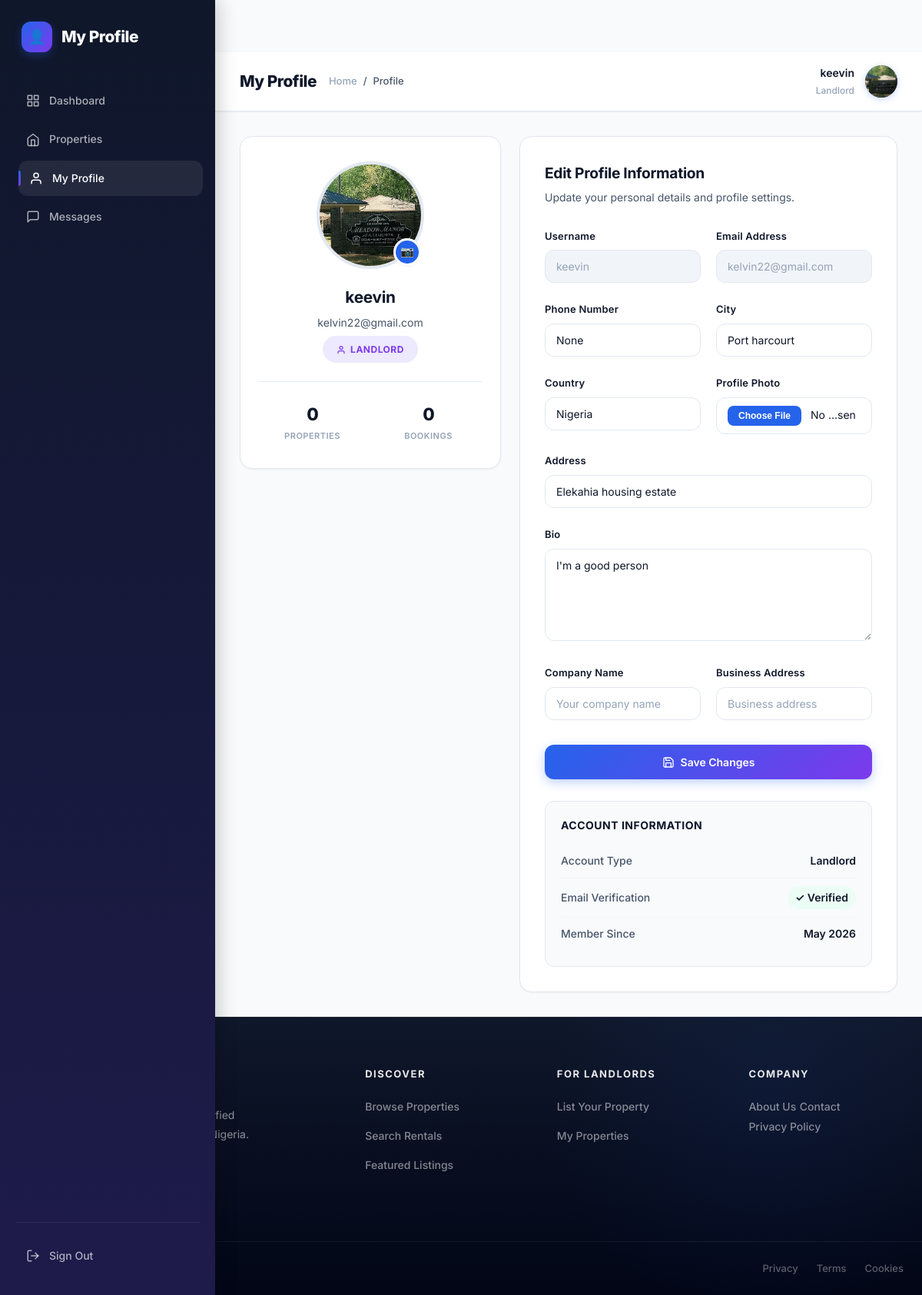
The app's page /accounts/profile/ (signed in) with its own data.
### accounts/models.py (models this page shows, shortened)
class User(AbstractUser):
    USER_TYPE_CHOICES = (
        ('tenant', 'Tenant'),
        ('landlord', 'Landlord'),
    )
    user_type = models.CharField(max_length=10, choices=USER_TYPE_CHOICES)
    email = models.EmailField(unique=True)
    phone = models.CharField(max_length=15, blank=True, null=True)
    is_verified = models.BooleanField(default=False)
    is_landlord = models.BooleanField(default=False)
    USERNAME_FIELD = 'email'
    REQUIRED_FIELDS = ['username']

class Profile(models.Model):
    user = models.OneToOneField(
        'accounts.User',           # ← String reference
        on_delete=models.CASCADE
    )
    avatar = models.ImageField(upload_to='avatars/', blank=True, null=True)
    address = models.CharField(max_length=255, blank=True)
    city = models.CharField(max_length=100, blank=True)
    country = models.CharField(max_length=100, default='Nigeria')
    bio = models.TextField(blank=True)
    is_landlord = models.BooleanField(default=False)
    company_name = models.CharField(max_length=255, blank=True)
    business_address = models.CharField(max_length=255, blank=True)
    created_at = models.DateTimeField(auto_now_add=True)

### accounts/views.py (the view, shortened to what this page needs)
# urls.py: path('profile/', views.profile_view, name='profile'),
@login_required
def profile_view(request):
    profile, created = Profile.objects.get_or_create(user=request.user)
    return render(request, 'accounts/profile.html', {'profile': profile})

### listings/context_processors.py (called while the page is built)
def pending_bookings_count(request):
    count = 0
    if request.user.is_authenticated and getattr(request.user, 'user_type', None) == 'landlord':
        count = Booking.objects.filter(
            property__owner=request.user,
            status='pending'
        ).count()
    return {'pending_bookings_count': count}

### accounts/templates/accounts/profile.html (shortened to what this page needs)
{% extends 'accounts/base.html' %}
{% block content %}
<div class="layout">
    <div class="sidebar" id="sidebar">
        <div class="sidebar-brand">
            <div class="sidebar-brand-icon">👤</div>
            <h2>My Profile</h2>
        </div>
        <nav class="sidebar-nav">
            {% if request.user.user_type == 'tenant' %}
                <a href="{% url 'accounts:tenant_dashboard' %}">
                    <svg width="18" height="18" viewBox="0 0 24 24" fill="none" stroke="currentColor" stroke-width="2" stroke-linecap="round" stroke-linejoin="round">
                        <rect x="3" y="3" width="7" height="7"></rect>
                        <rect x="14" y="3" width="7" height="7"></rect>
                        <rect x="14" y="14" width="7" height="7"></rect>
                        <rect x="3" y="14" width="7" height="7"></rect>
                    </svg>
                    Dashboard
                </a>
            {% else %}
                <a href="{% url 'accounts:landlord_dashboard' %}">
                    Dashboard
                </a>
            {% endif %}
            <a href="{% url 'listings:property_list' %}">
                <svg width="18" height="18" viewBox="0 0 24 24" fill="none" stroke="currentColor" stroke-width="2" stroke-linecap="round" stroke-linejoin="round">
                    <path d="M3 9l9-7 9 7v11a2 2 0 0 1-2 2H5a2 2 0 0 1-2-2z"></path>
                    <polyline points="9 22 9 12 15 12 15 22"></polyline>
                </svg>
                Properties
            </a>
            <a href="{% url 'accounts:profile' %}" class="active">
                <svg width="18" height="18" viewBox="0 0 24 24" fill="none" stroke="currentColor" stroke-width="2" stroke-linecap="round" stroke-linejoin="round">
                    <path d="M20 21v-2a4 4 0 0 0-4-4H8a4 4 0 0 0-4 4v2"></path>
                    <circle cx="12" cy="7" r="4"></circle>
                </svg>
                My Profile
            </a>
            <a href="{% url 'listings:conversations' %}">
                <svg width="18" height="18" viewBox="0 0 24 24" fill="none" stroke="currentColor" stroke-width="2" stroke-linecap="round" stroke-linejoin="round">
                    <path d="M21 15a2 2 0 0 1-2 2H7l-4 4V5a2 2 0 0 1 2-2h14a2 2 0 0 1 2 2z"></path>
                </svg>
                Messages
            </a>
        </nav>
        <div class="sidebar-footer">
            <a href="{% url 'accounts:logout' %}">
                <svg width="18" height="18" viewBox="0 0 24 24" fill="none" stroke="currentColor" stroke-width="2" stroke-linecap="round" stroke-linejoin="round">
                    <path d="M9 21H5a2 2 0 0 1-2-2V5a2 2 0 0 1 2-2h4"></path>
                    <polyline points="16 17 21 12 16 7"></polyline>
                    <line x1="21" y1="12" x2="9" y2="12"></line>
                </svg>
                Sign Out
            </a>
        </div>
    </div>
    <div class="main">
        <div class="topbar">
            <div class="topbar-left">
                <h3>My Profile</h3>
                <div class="breadcrumb">
                    <a href="/">Home</a>
                    <span>/</span>
                    <span>Profile</span>
                </div>
            </div>
            <div class="user-box">
                <div class="user-info">
                    <strong>{{ request.user.username }}</strong>
                    <p>{{ request.user.user_type|title }}</p>
                </div>
                <div class="avatar-small">
                    {% if profile.avatar %}
                        <img src="{{ profile.avatar.url }}" alt="{{ request.user.username }}">
                    {% else %}
                        {{ request.user.username|first|upper }}
                    {% endif %}
                </div>
            </div>
        </div>
        <div class="content">
            <div class="profile-wrapper">
                <div class="profile-left">
                    {% if profile.avatar %}
                        <div class="profile-avatar-wrapper">
                            <div class="profile-avatar">
                                <img src="{{ profile.avatar.url }}" alt="{{ request.user.username }}">
                            </div>
                            <label for="avatarInput" class="edit-avatar">📷</label>
                        </div>
                    {% else %}
                        <div class="default-avatar">
                            {{ request.user.username|first|upper }}
                        </div>
                    {% endif %}
                    <h2>{{ request.user.username }}</h2>
                    <p class="email">{{ request.user.email }}</p>
                    <span class="role-badge {{ request.user.user_type }}">
                        <svg width="12" height="12" viewBox="0 0 24 24" fill="none" stroke="currentColor" stroke-width="2.5" stroke-linecap="round" stroke-linejoin="round">
                            <path d="M20 21v-2a4 4 0 0 0-4-4H8a4 4 0 0 0-4 4v2"></path>
                            <circle cx="12" cy="7" r="4"></circle>
                        </svg>
                        {{ request.user.user_type|title }}
                    </span>
                    <div class="profile-stats">
                        <div class="profile-stat">
                            <div class="stat-value">0</div>
                            <div class="stat-label">Properties</div>
                        </div>
                        <div class="profile-stat">
                            <div class="stat-value">0</div>
                            <div class="stat-label">Bookings</div>
                        </div>
                    </div>
                </div>
                <div class="profile-right">
                    <div class="section-title">
                        <h3>Edit Profile Information</h3>
                        <p>Update your personal details and profile settings.</p>
                    </div>
                    <form method="POST" enctype="multipart/form-data">
                        <div class="form-grid">
                            <div class="form-group">
                                <label>Username</label>
                                <input type="text" value="{{ request.user.username }}" disabled>
                            </div>
                            <div class="form-group">
                                <label>Email Address</label>
                                <input type="email" value="{{ request.user.email }}" disabled>
                            </div>
                            <div class="form-group">
                                <label>Phone Number</label>
                                <input type="text" name="phone" value="{{ request.user.phone }}" placeholder="+234 800 000 0000">
                            </div>
                            <div class="form-group">
                                <label>City</label>
                                <input type="text" name="city" value="{{ profile.city }}" placeholder="e.g. Lagos">
                            </div>
                            <div class="form-group">
                                <label>Country</label>
                                <input type="text" name="country" value="{{ profile.country }}" placeholder="e.g. Nigeria">
                            </div>
                            <div class="form-group">
                                <label>Profile Photo</label>
                                <input type="file" name="avatar" id="avatarInput" accept="image/*">
                            </div>
                            <div class="form-group full-width">
                                <label>Address</label>
                                <input type="text" name="address" value="{{ profile.address }}" placeholder="Enter your full address">
                            </div>
                            <div class="form-group full-width">
                                <label>Bio</label>
                                <textarea name="bio" placeholder="Tell us a bit about yourself...">{{ profile.bio }}</textarea>
                            </div>
                            {% if request.user.user_type == 'landlord' %}
                            <div class="form-group">
                                <label>Company Name</label>
                                <input type="text" name="company_name" value="{{ profile.company_name }}" placeholder="Your company name">
                            </div>
                            <div class="form-group">
                                <label>Business Address</label>
                                <input type="text" name="business_address" value="{{ profile.business_address }}" placeholder="Business address">
                            </div>
                            {% endif %}
                            <div class="full-width">
                                <button type="submit" class="btn">
                                    Save Changes
                                </button>
                            </div>
                        </div>
                    </form>
                    <div class="info-box">
                        <h4>Account Information</h4>
                        <div class="info-row">
                            <span>Account Type</span>
                            <span>{{ request.user.user_type|title }}</span>
                        </div>
                        <div class="info-row">
                            <span>Email Verification</span>
                            <span>
                                {% if request.user.is_verified %}
                                    <span class="verification-badge verified">✓ Verified</span>
                                {% else %}
                                    <span class="verification-badge unverified">✗ Not Verified</span>
                                {% endif %}
                            </span>
                        </div>
                        <div class="info-row">
                            <span>Member Since</span>
                            <span>{{ request.user.date_joined|date:"F Y" }}</span>
                        </div>
                    </div>
                </div>
            </div>
        </div>
    </div>
</div>
{% endblock %}

### accounts/templates/accounts/base.html (style rules this page uses)
:root { --primary: #0f172a; --primary-light: #1e293b; --accent: #2563eb; --accent-hover: #1d4ed8; --accent-soft: #eff6ff; --accent-glow: rgba(37, 99, 235, 0.15); --success: #059669; --success-soft: #ecfdf5; --warning: #d97706; --warning-soft: #fffbeb; --danger: #dc2626; --danger-soft: #fef2f2; --text-primary: #0f172a; --text-secondary: #475569; --text-muted: #94a3b8; --bg-body: #f8fafc; --bg-white: #ffffff; --bg-elevated: #ffffff; --border: #e2e8f0; --border-light: #f1f5f9; --shadow-sm: 0 1px 2px 0 rgb(0 0 0 / 0.05); --shadow-md: 0 4px 6px -1px rgb(0 0 0 / 0.1), 0 2px 4px -2px rgb(0 0 0 / 0.1); --shadow-lg: 0 10px 15px -3px rgb(0 0 0 / 0.1), 0 4px 6px -4px rgb(0 0 0 / 0.1); --shadow-xl: 0 20px 25px -5px rgb(0 0 0 / 0.1), 0 8px 10px -6px rgb(0 0 0 / 0.1); --radius-sm: 8px; --radius-md: 12px; --radius-lg: 16px; --radius-xl: 24px; --radius-full: 999px; --transition-fast: 0.15s cubic-bezier(0.4, 0, 0.2, 1); --transition-base: 0.25s cubic-bezier(0.4, 0, 0.2, 1); --transition-slow: 0.4s cubic-bezier(0.4, 0, 0.2, 1); --navbar-height: 68px; }
* { margin: 0; padding: 0; box-sizing: border-box; }
html { scroll-behavior: smooth; -webkit-font-smoothing: antialiased; -moz-osx-font-smoothing: grayscale; }
body { font-family: 'Inter', -apple-system, BlinkMacSystemFont, 'Segoe UI', sans-serif; background: var(--bg-body); color: var(--text-primary); line-height: 1.6; min-height: 100vh; display: flex; flex-direction: column; overflow-x: hidden; }
.btn { display: inline-flex; align-items: center; justify-content: center; gap: 8px; padding: 10px 20px; border-radius: var(--radius-md); font-size: 14px; font-weight: 600; text-decoration: none; transition: var(--transition-fast); border: none; cursor: pointer; font-family: inherit; white-space: nowrap; }

### records on screen
User: user.username "keevin", user.user_type "Landlord", user.email "kelvin22@gmail.com", user.user_type "LANDLORD", phone "None", user.date_joined "May 2026"
Profile: avatar (picture), city "Port harcourt", country "Nigeria", address "Elekahia housing estate", bio "I'm a good person"
